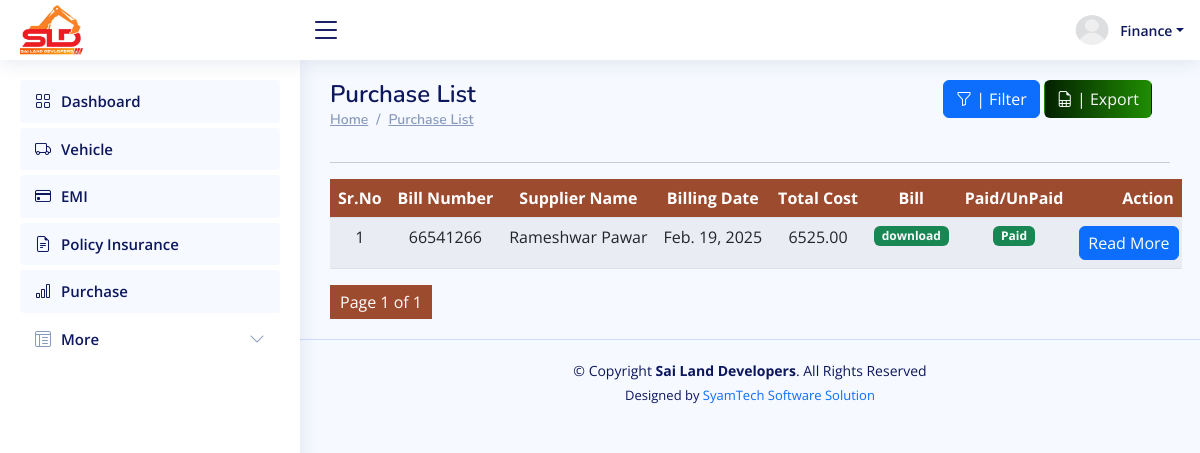
The page /finance/purchase_list/ (signed in) on the database its author committed.
### ERP_Admin/models.py (models this page shows, shortened)
class CustomUser(AbstractUser):
    is_admin = models.BooleanField(default=False)
    is_account = models.BooleanField(default=False)
    is_workshop = models.BooleanField(default=False)
    is_driver = models.BooleanField(default=False)
    is_finance = models.BooleanField(default=False)
    is_fuel = models.BooleanField(default=False)
    emp_id = models.OneToOneField(EMP_ID, on_delete=models.CASCADE, null=True)
    profile_photo=models.ImageField(upload_to="profile_images", max_length=None, null=True, blank=True)
    groups = models.ManyToManyField(
        Group,
        related_name='customuser_groups',  # Custom reverse relation name
        blank=True
    )
    user_permissions = models.ManyToManyField(
        Permission,
        related_name='customuser_permissions',  # Custom reverse relation name
        blank=True
    )
    def __str__(self):
        return self.username

class Purchase(models.Model):
    bill_no = models.CharField(max_length=50, db_index=True, unique=True, null=False, blank=False)
    supplier_name = models.CharField(max_length=100, db_index=True, null=True, blank=True)
    bill_type = models.CharField(max_length=30, db_index=True, choices=PURCHASE_GST)
    bill_date = models.DateField(auto_now_add=False, db_index=True)
    total_cost = models.DecimalField(max_digits=12, decimal_places=2, default=0.0)
    bill_file = models.FileField(upload_to="Purchase Bill", null=True, blank=False)
    paid_status = models.CharField(max_length=20, choices=PURCHASE_PAID_STATUS, default='UnPaid')

### ERP_Finance/views.py (the view)
# urls.py: path('purchase_list/', views.purchase_list, name='admin_purchase_list'),
@finance_required
def purchase_list(request):
    queryset = Purchase.objects.all().order_by('-id')
    filter = PurchaseFilter(request.GET, queryset=queryset)
    filtered_purchase = filter.qs  # Filtered queryset
    paginator = Paginator(filtered_purchase, 10)  # Show 10 job cards per page.
    page_number = request.GET.get('page')  # Get the page number from the GET request
    page_obj = paginator.get_page(page_number)  # Get the corresponding page object
    filter_params = request.GET.copy()  # Copy the GET parameters
    if 'page' in filter_params:
        del filter_params['page']  # Remove the page parameter if it exists
    return render(request, "finance_purchase_list.html", {
        'purchase': page_obj,  # Pass the paginated object to the template
        'filter': filter,  # Pass the filter object for displaying the form
        'filter_params': filter_params.urlencode(),  # Pass the filter parameters for pagination
    })

### ERP_Finance/views.py (called while the page is built)
def finance_required(function):
    @wraps(function)
    def _wrapped_view(request, *args, **kwargs):
        if not request.user.is_authenticated:
            return redirect('/login')  # Redirect to login if not logged in
        if not request.user.is_finance:
            return redirect('/login')  # Redirect to login if user is not in Finance role
        return function(request, *args, **kwargs)
    return _wrapped_view

### ERP_Finance/templates/finance_purchase_list.html (shortened to what this page needs)
{% extends "finance_base.html" %}
{% load crispy_forms_tags %}
{% block content %}
<main id="main" class="main">
    <div class="row">
        <div class="col-sm-6">
            <div class="pagetitle">
                <h1>Purchase List</h1>
                <nav>
                    <ol class="breadcrumb">
                        <li class="breadcrumb-item"><a href="#">Home</a></li>
                        <li class="breadcrumb-item"><a href="#">Purchase List </a></li>
                    </ol>
                </nav>
            </div>
        </div>
        <div class="col-sm-6">
            <div class="container" style="max-width:97%;">
                <div class="text-lg-end text-start">
                    <a href="#" class="btn btn-primary" data-toggle="modal"
                        data-target="#model_filter"> <i class="bi bi-funnel"></i> | Filter</a>
                    <a href="#" class="btn text-light" data-toggle="modal"
                        data-target="#model_export" style="background: linear-gradient(90deg, rgb(3, 32, 0) 0%,   rgb(31, 141, 0) 100%);"><i class="bi bi-file-earmark-spreadsheet"></i> | Export</a>
                </div>
            </div>
        </div>
    </div>
        <section class="section dashboard">
            <hr>
            <div class="row">
                <div class="col-lg-12">
                    <div class="row">
                        <div class="container" style=" overflow:scroll;">
                            <table id="purchase" class="table table-striped "
                                style="overflow:scroll; width:100%;min-width: max-content;">
                                <thead>
                                    <tr style="background:#9c4b2e;">
                                        <th scope="col" class="text-center text-white" style="">Sr.No</th>
                                        <th scope="col" class="text-center text-white" style="">Bill Number</th>
                                        <th scope="col" class="text-center text-white" style="">Supplier Name</th>
                                        <th scope="col" class="text-center text-white" style="">Billing Date</th>
                                        <th scope="col" class="text-center text-white" style="">Total Cost</th>
                                        <th scope="col" class="text-center text-white" style="">Bill</th>
                                        <th scope="col" class="text-center text-white" style="">Paid/UnPaid</th>
                                        <th scope="col" class="text-center text-white" style="">Action</th>
                                    </tr>
                                </thead>
                                <tbody>
                                    {% if purchase %}
                                    {% for r in purchase %}
                                    <tr>
                                        <td class="text-center">{{forloop.counter}}</td>
                                        <td class="text-center">{{r.bill_no}}</td>
                                        <td class="text-center">{{r.supplier_name}}</td>
                                        <td class="text-center">{{r.bill_date}}</td>
                                        <td class="text-center">{{r.total_cost}}</td>
                                        <td class="text-center">
                                            {% if r.paid_status %}
                                            <span class="badge bg-success text-light">
                                                <a href="{{r.bill_file.url}}" class="text-light" style="text-decoration:none;" download>download</a>
                                            </span>
                                            {% else %}
                                                <span class="badge bg-danger">---</span>
                                            {% endif %}
                                        </td>
                                        <td class="text-center">
                                            {% if r.paid_status == "Paid" %}
                                            <span class="badge bg-success">Paid</span>
                                            {% else %}
                                                <span class="badge bg-danger">Un-Paid</span>
                                            {% endif %}
                                        </td>
                                        <td class="text-center">
                                            <center>
                                                <a href="javascript:void(0);" data-url="{% url 'finance_purchase_item_list' r.id %}" class="btn btn-primary px-2 py-1" onclick="mini_window(this)">Read More</a>
                                            </center>
                                        </td>
                                    </tr>
                                    {% endfor %}
                                    {% endif %}
                                </tbody>
                            </table>
                            <div class="pagination-container">
                                <div class="pagination">
                                    <span class="current-page">Page {{ purchase.number }} of {{ purchase.paginator.num_pages }}</span>
                                </div>
                            </div>
                        </div>
                    </div>
                </div>
            </div>
        </section>
</main>
{% endblock content %}

### ERP_Finance/templates/finance_base.html (shortened to what this page needs)
{% load static %}
<html lang="en">
<head>
    <link href="https://unpkg.com/aos@2.3.1/dist/aos.css" rel="stylesheet">
    <link rel="stylesheet" type="text/css" href="https://cdn.datatables.net/1.11.5/css/jquery.dataTables.min.css">
    <link rel="stylesheet" href="https://cdn.jsdelivr.net/npm/bootstrap-icons@1.10.3/font/bootstrap-icons.css">
</head>
<body>
<header id="header" class="header fixed-top d-flex align-items-center">
    <div class="d-flex align-items-center justify-content-between">
        <a href=" " class="logo d-flex align-items-center">
                <img src="{% static 'img/sld-logo.png' %}" alt="Sai Land Developers - Logo">
        </a>
        <i class="bi bi-list toggle-sidebar-btn"></i>
    </div>
    <nav class="header-nav ms-auto">
        <ul class="d-flex align-items-center">
            <li class="nav-item dropdown pe-3 text-center  ">
                <a class="nav-link nav-profile d-flex align-items-center pe-0" href="#" data-bs-toggle="dropdown">
                    {% if request.user.profile_photo %}
                    <img src="/media/{{request.user.profile_photo}}" alt="Profile" class="rounded-circle" style="width: 40px; height: 40px;">
                    {% else %}
                    <img src="/media/default-profile.webp" alt="Profile" class="rounded-circle"  style="width: 40px; height: 40px;">
                    {% endif %}
                    <span class="d-none d-md-block dropdown-toggle ps-2">{{request.user}}</span>
                </a>
            </li>
        </ul>
    </nav>
</header>
<aside id="sidebar" class="sidebar">
    <ul class="sidebar-nav" id="sidebar-nav">
        <li class="nav-item">
            <a class="nav-link" href="{% url 'finance_dashboard' %}">
                <i class="bi bi-grid"></i>
                <span>Dashboard</span>
            </a>
        </li>
        <li class="nav-item">
            <a class="nav-link" href="{% url 'finance_vehicle_list' %}">
                <i class="bi bi-truck"></i>
                <span>Vehicle</span>
            </a>
        </li>
        <li class="nav-item">
            <a class="nav-link" href="{% url 'finance_emi_list' %}">
                <i class="bi bi-credit-card"></i>
                <span>EMI</span>
            </a>
        </li>
        <li class="nav-item">
            <a class="nav-link" href="{% url 'finance_policy_list' %}">
                <i class="bi bi-file-earmark-text"></i>
                <span>Policy Insurance</span>
            </a>
        </li>
        <li class="nav-item">
            <a class="nav-link" href="{% url 'finance_purchase_list' %}">
                <i class="bi bi-bar-chart"></i>
                <span>Purchase</span>
            </a>
        </li>
        <li class="nav-item">
            <a class="nav-link collapsed" data-bs-target="#tables-nav" data-bs-toggle="collapse" href="#">
              <i class="bi bi-layout-text-window-reverse"></i><span>More</span><i class="bi bi-chevron-down ms-auto"></i>
            </a>
        </li>
    </ul>
</aside>
{% block content %}{% endblock content %}
<footer id="footer" class="footer text-center">
    <div class="copyright">
        &copy; Copyright <strong><span>Sai Land Developers</span></strong>. All Rights Reserved
    </div>
    <div class="credits">
        Designed by <a href="#" style="text-decoration:none;">SyamTech Software Solution</a>
    </div>
</footer>
</body>
<link rel="stylesheet" href="https://cdnjs.cloudflare.com/ajax/libs/selectize.js/0.15.2/css/selectize.min.css"/>
</html>

### ERP_Finance/templates/finance_purchase_list.html (style rules this page uses)
.dropdown { position: relative; display: inline-block; }

### rows shown on the page
CustomUser: user "Finance"
Purchase: bill_no "66541266", supplier_name "Rameshwar Pawar", bill_date "Feb. 19, 2025", total_cost "6525.00", paid_status "Paid"

### other values the page prints
{{ purchase.number }} "1"
{{ purchase.paginator.num_pages }} "1"
